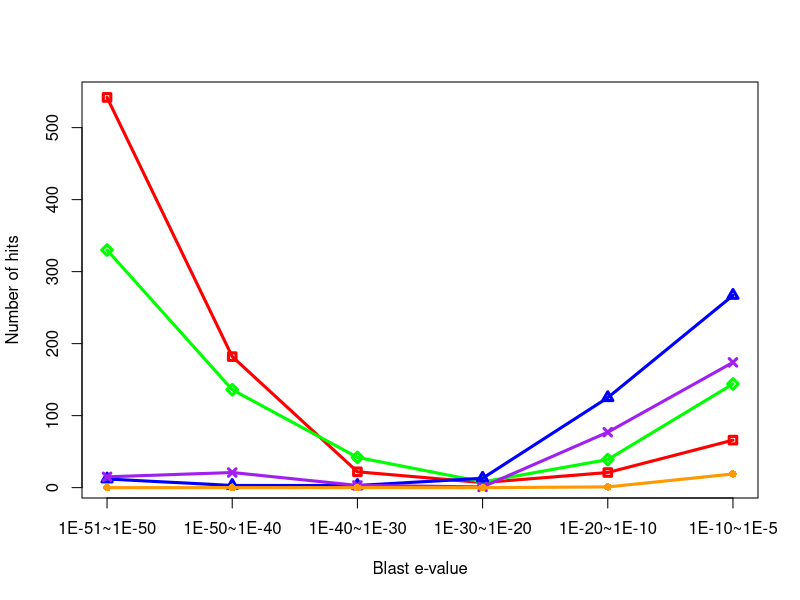

This figure's R source: (Note: this script raises an error after producing the figure.)
x<-c(1:6)
y<-c(542, 182, 22, 7, 21, 66)
z<-c(330, 136, 42, 8, 39, 144)
a<-c(12, 3, 3, 13, 125, 267)
b<-c(15, 21, 3, 1, 77, 174)
c<-c(0,0,0,0,1,19)
plot(x, y, type="o",xaxt="n", col="red", pch=0, lwd=3, xlab="Blast e-value", ylab="Number of hits")
axis(side=1,at=c(1:6),labels=c("1E-51~1E-50", "1E-50~1E-40", "1E-40~1E-30","1E-30~1E-20", "1E-20~1E-10", "1E-10~1E-5"))
lines(x, z, type="o", col="green", pch=5, lwd=3)
lines(x, a, type="o", col="blue", pch=2, lwd=3)
lines(x, b, type="o", col="purple", pch=4, lwd=3)
lines(x, c, type="o", col="#FF9900FF", pch=16, lwd=3)
legend(locator(1), title="Type of Human papillomavirus", c("type 34", "type 18", "type 39", "type 56", "type 101"), pch=c(0, 5, 2, 4, 16), col=c("red", "green", "blue", "purple", "#FF9900FF"), lwd=c(3,3,3,3,3))
